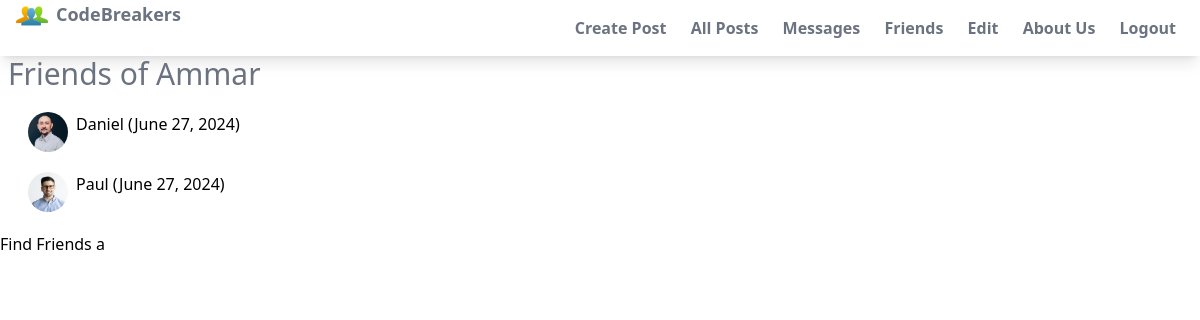
Screenshot of /friendships/Ammar/ (signed in) with the database file from the repository.
### users/models.py (models this page shows, shortened)
class Friendship(models.Model):
    from_user = models.ForeignKey(User, related_name='from_user', on_delete=models.CASCADE)
    to_user = models.ForeignKey(User, related_name='to_user', on_delete=models.CASCADE)
    created_at = models.DateTimeField(auto_now_add=True)
    class Meta:
        unique_together = ('from_user', 'to_user')

class Profile(models.Model):
    user = models.OneToOneField(settings.AUTH_USER_MODEL, on_delete=models.CASCADE)
    photo = models.ImageField(default='users/images/anonymous.png', upload_to='users/%Y/%m/%d', blank=True)
    bio = models.TextField(max_length=200,blank=True)

### users/views.py (the view)
# urls.py: path('friendships/<str:username>/', views.FriendshipListView.as_view(), name='friends_list'),
class FriendshipListView(ListView):
    model = Friendship
    template_name = 'users/friends_list.html'
    context_object_name = 'friendships'
    def get_queryset(self):
        username = self.kwargs['username']
        self.user = User.objects.get(username=username)
        return Friendship.objects.filter(from_user=self.user)
    def get_context_data(self, **kwargs):
        context = super().get_context_data(**kwargs)
        context['user'] = self.user
        return context

### users/templates/users/friends_list.html (shortened to what this page needs)
{% extends "users/base.html" %}
{% load static %}
{% block body %}
  <h2 class="text-3xl font-normal mb-2 text-gray-500 ml-2">Friends of {{ user.username }}</h2>
  {% if friendships %}
    <ul>
      {% for friendship in friendships %}
        <li class="user-container flex mx-5 my-5">
          <img class="h-10 w-10 rounded-full ml-2 mr-2"
               src="{{ friendship.to_user.profile.photo.url }}"
               alt="{{ friendship.to_user.username }}'s Profile Photo"
               onerror="this.onerror=null; this.src='{% static 'users/images/user.png' %}'">
          {{ friendship.to_user.username }}  ({{ friendship.created_at|date:"F j, Y" }})
        </li>
      {% endfor %}
    </ul>
    <a href="{% url 'friends_create' user_id=request.user.id %}" class="btn btn-primary">Find Friends</a>
  {% else %}
    <p>Sorry, for now {{ user.username }} has no friends yet. Try to make connections to other users.</p>
    <a href="{% url 'friends_create' user_id=request.user.id %}" class="btn btn-primary">Find Friends</a>
  {% endif %}a
{% endblock %}

### static/users/styles.css (style rules this page uses)
html, :host { line-height: 1.5; -webkit-text-size-adjust: 100%; -moz-tab-size: 4; -o-tab-size: 4; tab-size: 4; font-family: ui-sans-serif, system-ui, sans-serif, "Apple Color Emoji", "Segoe UI Emoji", "Segoe UI Symbol", "Noto Color Emoji"; font-feature-settings: normal; font-variation-settings: normal; -webkit-tap-highlight-color: transparent; }
body { margin: 0; line-height: inherit; }
h1, h2, h3, h4, h5, h6 { font-size: inherit; font-weight: inherit; }
a { color: inherit; text-decoration: inherit; }
blockquote, dl, dd, h1, h2, h3, h4, h5, h6, hr, figure, p, pre { margin: 0; }
ol, ul, menu { list-style: none; margin: 0; padding: 0; }
img, svg, video, canvas, audio, iframe, embed, object { display: block; vertical-align: middle; }
img, video { max-width: 100%; height: auto; }
.mx-5 { margin-left: 1.25rem; margin-right: 1.25rem; }
.my-5 { margin-top: 1.25rem; margin-bottom: 1.25rem; }
.mb-2 { margin-bottom: 0.5rem; }
.ml-2 { margin-left: 0.5rem; }
.mr-2 { margin-right: 0.5rem; }
.flex { display: flex; }
.h-10 { height: 2.5rem; }
.w-10 { width: 2.5rem; }
.rounded-full { border-radius: 9999px; }
.text-3xl { font-size: 1.875rem; line-height: 2.25rem; }
.font-normal { font-weight: 400; }
.text-gray-500 { --tw-text-opacity: 1; color: rgb(107 114 128 / var(--tw-text-opacity)); }

### rows the page displays
Friendship: to_user.profile.photo (picture), to_user.username "Daniel", created_at "June 27, 2024"
Friendship: to_user.profile.photo (picture), to_user.username "Paul", created_at "June 27, 2024"

### other values shown
{{ user.username }} "Ammar"
